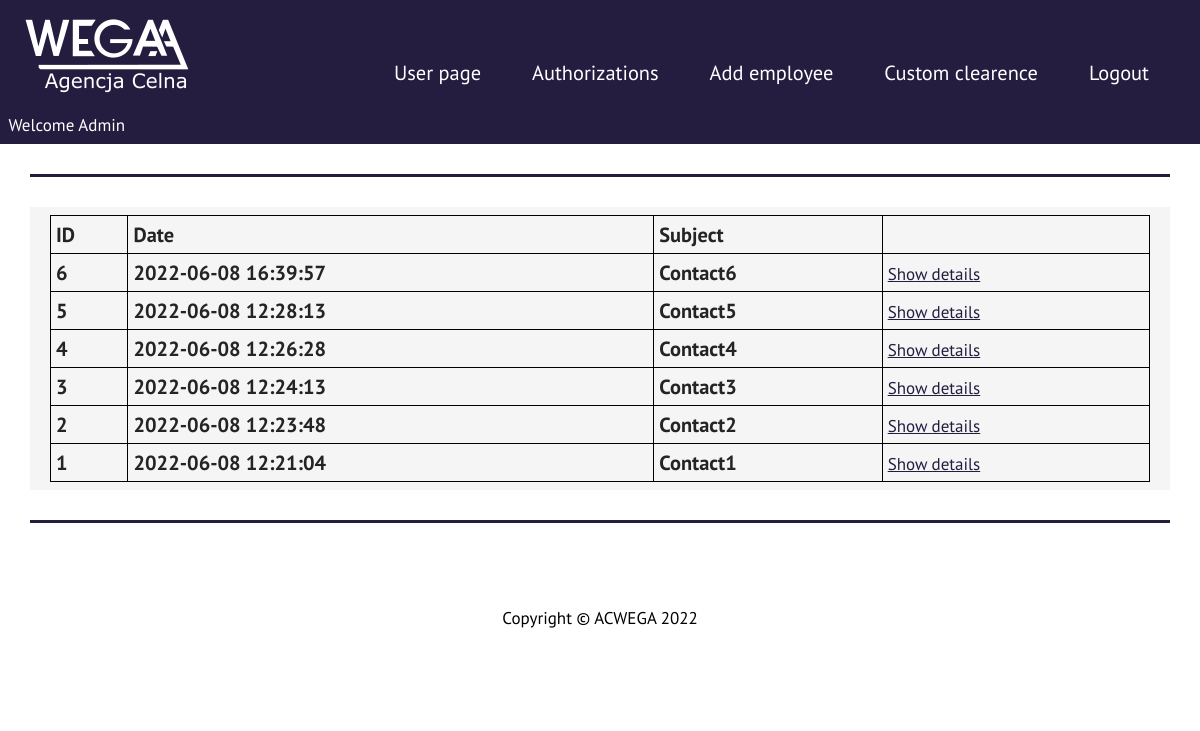
/show_contacts.php (signed in), run on the app's committed database.
### tables this page shows
CREATE TABLE `contact` (
  `id` int(11) NOT NULL,
  `Date` datetime NOT NULL,
  `Subject` varchar(255) NOT NULL,
  `Company_Name` varchar(255) NOT NULL,
  `Eori` varchar(255) NOT NULL,
  `Contact_Email` varchar(255) NOT NULL,
  `Contact_Number` varchar(255) NOT NULL,
  `Message` text NOT NULL
);

### includes/config.php (the view, shortened to what this page needs)
        <?php
function showAdminContacts($username, $conn)
{
    $query = "SELECT * FROM `contact` ORDER BY `Date` DESC";
    $result = mysqli_query($conn, $query);
    if (mysqli_num_rows($result) > 0) {
        while ($row = mysqli_fetch_assoc($result)) {
        ?>
            <tbody>
                <tr>
                    <td><?php echo $row["id"] ?></td>
                    <td><?php echo $row["Date"] ?></td>
                    <td><?php echo $row["Subject"] ?></td>
                    <td>
                        <a href="details_contact.php?id=<?php echo $row["id"] ?>">Show details</a>
                    </td>
                </tr>
            </tbody>
        <?php
        }
    } else {
        echo "0 results";
    }
}
        ?>

### data on the page
contact: id "6", Date "2022-06-08 16:39:57", Subject "Contact6"
contact: id "5", Date "2022-06-08 12:28:13", Subject "Contact5"
contact: id "4", Date "2022-06-08 12:26:28", Subject "Contact4"
contact: id "3", Date "2022-06-08 12:24:13", Subject "Contact3"
contact: id "2", Date "2022-06-08 12:23:48", Subject "Contact2"
contact: id "1", Date "2022-06-08 12:21:04", Subject "Contact1"

### other printed values
$_SESSION['username'] "Admin"
